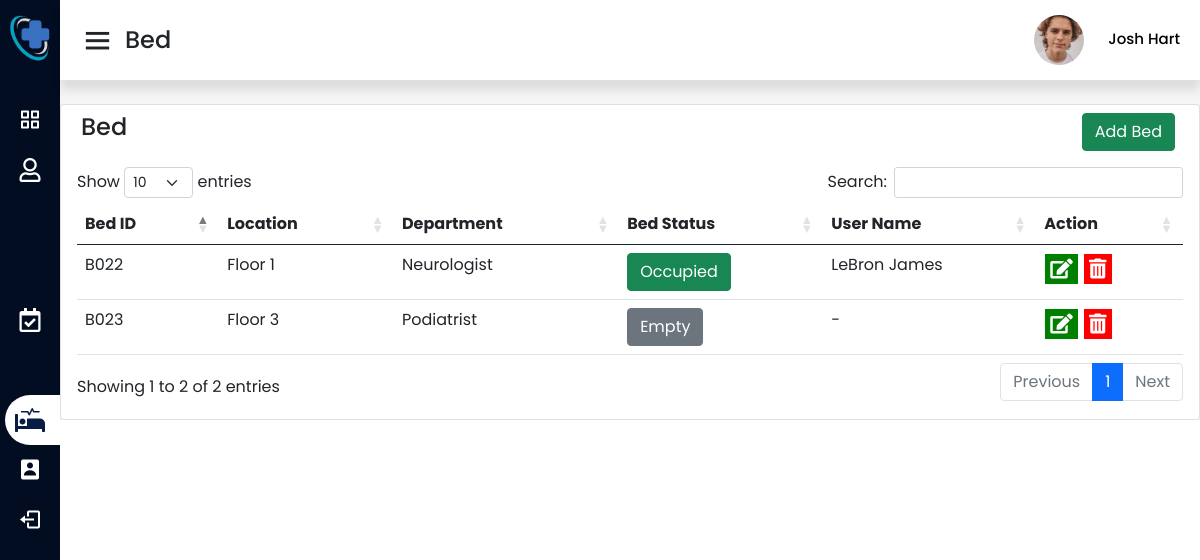
Before: /staffbed.php (signed in) with the older database file.
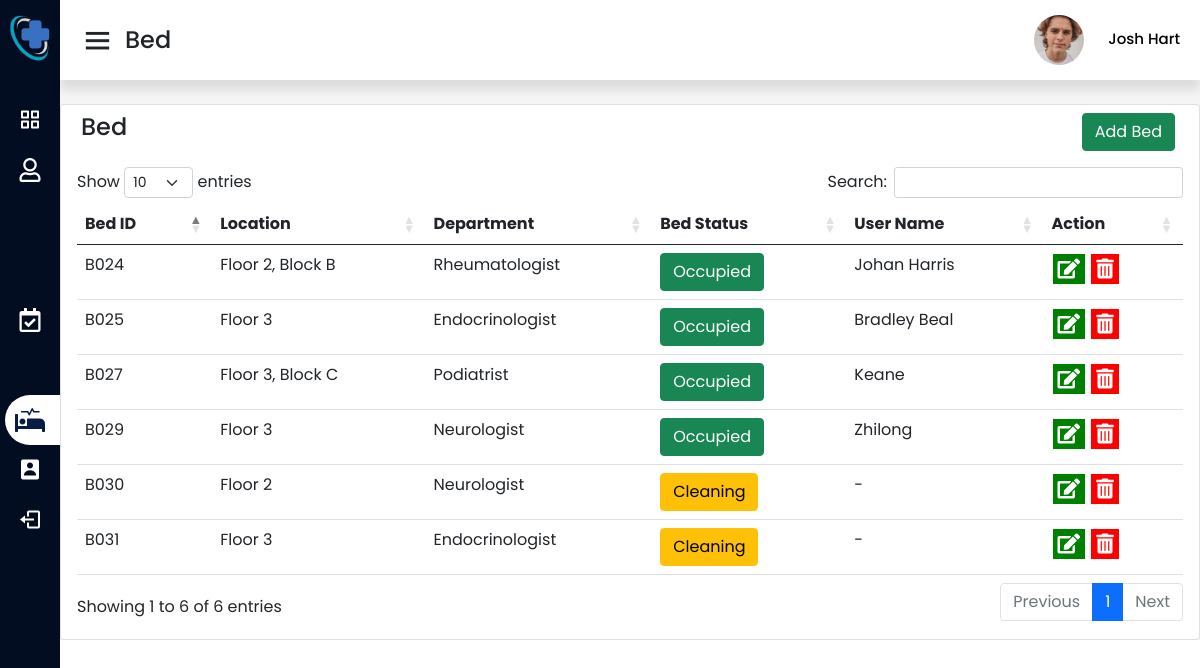
After: the same page with the newer database file.
### tables this page shows
CREATE TABLE `bed` (
  `bedPrefix` varchar(1) NOT NULL DEFAULT 'B',
  `bedID` int(3) UNSIGNED ZEROFILL NOT NULL,
  `bedLocation` varchar(100) NOT NULL,
  `bedDepartment` varchar(100) NOT NULL,
  `bedStatus` varchar(100) NOT NULL,
  `userID` int(5) UNSIGNED ZEROFILL NOT NULL
);

CREATE TABLE `user` (
  `userPrefix` varchar(10) NOT NULL DEFAULT 'U',
  `userId` int(5) UNSIGNED ZEROFILL NOT NULL,
  `userName` varchar(50) NOT NULL,
  `userEmail` varchar(50) NOT NULL,
  `userPassword` varchar(50) NOT NULL,
  `usertype` varchar(50) NOT NULL DEFAULT 'user',
  `userDate_created` date NOT NULL DEFAULT current_timestamp(),
  `userPhone_number` varchar(50) NOT NULL,
  `userGender` varchar(50) NOT NULL,
  `userBirthdate` date NOT NULL,
  `userAddress` varchar(50) NOT NULL
);

### staffbed.php (the view, shortened to what the changed rows need)
<?php
include 'connection.php';
?>
<!DOCTYPE html>
<head>
    <link rel="stylesheet" href="asset/css/staffstyle.css">
    <link rel="stylesheet" href="asset/css/navbar.css">
    <?php include('asset/includes/cssCDN.php'); ?>
</head>
<body>
    <section class="home-section">
        <div class="home-content">
            <div class="col-lg-12 grid-margin stretch-card">
                <div class="card">
                    <div class="card-body">
                        <div class="table-responsive table-wardStatus">
                            <table class="table table-hover table-condensed" id="dataTableID" style="width:100%">
                                <thead>
                                    <th> Bed ID</th>
                                    <th> Location </th>
                                    <th> Department </th>
                                    <th> Bed Status </th>
                                    <th>User Name</th>
                                    <th>Action</th>
                                </thead>
                                <tbody>
                                    <?php
                                    $viewSql = "SELECT * FROM `bed` INNER JOIN `user` on bed.userID = user.userId";
                                    $result = mysqli_query($data, $viewSql);
                                    while ($fetch = mysqli_fetch_array($result)) {
                                        $prefix = $fetch['bedPrefix'];
                                        $id = $fetch['bedID'];
                                        $location = $fetch['bedLocation'];
                                        $depart = $fetch['bedDepartment'];
                                        $uname = $fetch['userName'];
                                        $status = $fetch['bedStatus'];
                                        if ($status == "Empty") {
                                            $color = "btn-secondary";
                                            $uname = "-";
                                        } else if ($status == "Occupied") {
                                            $color = "btn-success";
                                        } else if ($status == "Cleaning") {
                                            $color = "btn-warning";
                                            $uname = "-";
                                        }
                                    ?>
                                        <tr>
                                            <td><?php echo $prefix . "" . $id; ?></td>
                                            <td><?php echo $location ?></td>
                                            <td><?php echo $depart ?></td>
                                            <td><button type="button" class="btn <?php echo $color ?>"><?php echo $status ?></button></td>
                                            <td><?php echo $uname ?></td>
                                            <td class="action-button">
                                                <button type="button" class="btn btn-light" data-bs-toggle="modal" data-bs-target="#editData<?php echo $id; ?>">
                                                    <i class="fas fa-edit"></i></button>
                                                <button type="button" class="btn btn-light" data-bs-toggle="modal" data-bs-target="#deleteData<?php echo $id; ?>">
                                                    <i class="fas fa-trash-alt"></i></button>
                                            </td>
                                        </tr>
                                    <?php  }
                                    ?>
                                </tbody>
                            </table>
                        </div>
                    </div>
                </div>
            </div>
        </div>
    </section>
</body>
</html>

Changed rows visible on the page:
removed bed: bedPrefix "B", bedID "022", bedLocation "Floor 1", bedDepartment "Neurologist", bedStatus "Occupied", userID.userName "LeBron James"
removed bed: bedPrefix "B", bedID "023", bedLocation "Floor 3", bedDepartment "Podiatrist", bedStatus "Empty", bedStatus "-"
added bed: bedPrefix "B", bedID "024", bedLocation "Floor 2, Block B", bedDepartment "Rheumatologist", bedStatus "Occupied", userID.userName "Johan Harris"
added bed: bedPrefix "B", bedID "025", bedLocation "Floor 3", bedDepartment "Endocrinologist", bedStatus "Occupied", userID.userName "Bradley Beal"
added bed: bedPrefix "B", bedID "027", bedLocation "Floor 3, Block C", bedDepartment "Podiatrist", bedStatus "Occupied", userID.userName "Keane"
added bed: bedPrefix "B", bedID "029", bedLocation "Floor 3", bedDepartment "Neurologist", bedStatus "Occupied", userID.userName "Zhilong"
added bed: bedPrefix "B", bedID "030", bedLocation "Floor 2", bedDepartment "Neurologist", bedStatus "Cleaning", bedStatus "-"
added bed: bedPrefix "B", bedID "031", bedLocation "Floor 3", bedDepartment "Endocrinologist", bedStatus "Cleaning", bedStatus "-"
Other visible differences:
text written by a page script: "Show entries Search: Showing 1 to 2 of 2 entries Previous 1 Next" → "Show entries Search: Showing 1 to 6 of 6 entries Previous 1 Next"
